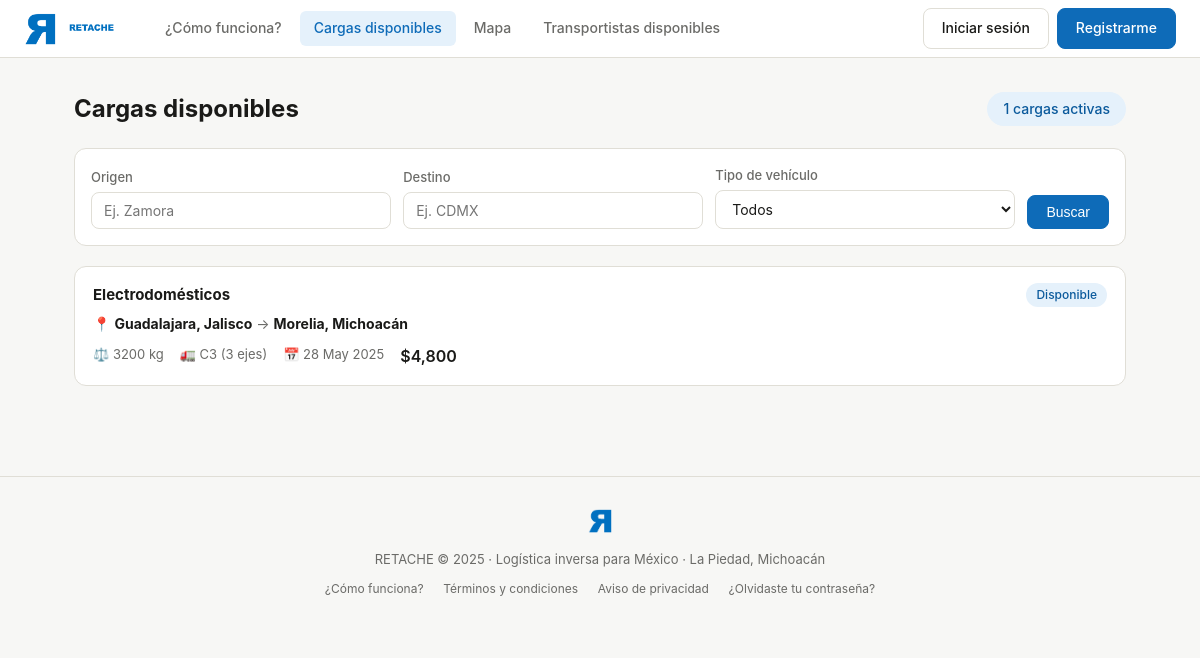
Page /cargas on the earlier database version.
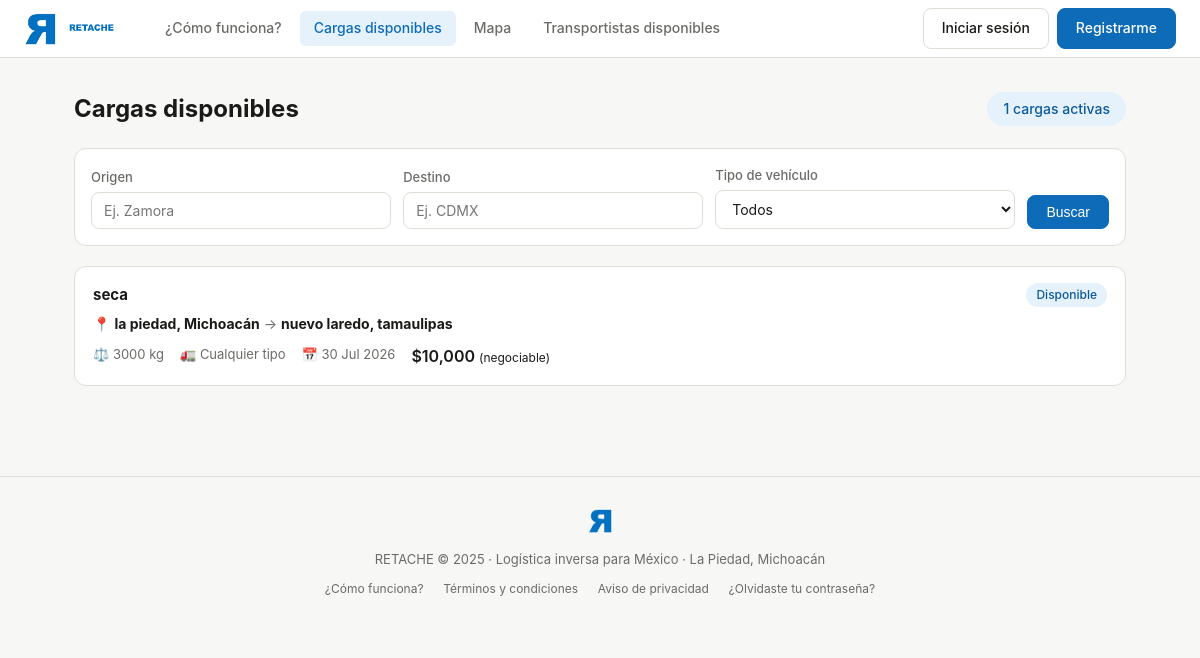
Same page on the later database version.
### models.py (models this page shows)
class Carga(Base):
    __tablename__ = "cargas"
    id = Column(Integer, primary_key=True, index=True)
    empresa_id = Column(Integer, ForeignKey("empresas.id"), nullable=False)
    transportista_id = Column(Integer, ForeignKey("transportistas.id"), nullable=True)
    titulo = Column(String(150), nullable=False)
    descripcion = Column(Text, nullable=True)
    tipo_mercancia = Column(String(100), nullable=False)
    peso_kg = Column(Float, nullable=False)
    volumen_m3 = Column(Float, nullable=True)
    requiere_refrigeracion = Column(Boolean, default=False)
    mercancia_peligrosa = Column(Boolean, default=False)
    origen_ciudad = Column(String(100), nullable=False)
    origen_estado = Column(String(50), nullable=False)
    origen_lat = Column(Float, nullable=True)
    origen_lng = Column(Float, nullable=True)
    destino_ciudad = Column(String(100), nullable=False)
    destino_estado = Column(String(50), nullable=False)
    destino_lat = Column(Float, nullable=True)
    destino_lng = Column(Float, nullable=True)
    fecha_recoleccion = Column(DateTime, nullable=False)
    fecha_entrega_estimada = Column(DateTime, nullable=True)
    tipo_vehiculo_requerido = Column(String(30), nullable=True)
    precio_ofrecido_mxn = Column(Float, nullable=False)
    precio_negociable = Column(Boolean, default=True)
    estado = Column(String(30), default=EstadoCarga.disponible)
    fecha_publicacion = Column(DateTime, server_default=func.now())
    fecha_asignacion = Column(DateTime, nullable=True)
    fecha_completada = Column(DateTime, nullable=True)
    carta_porte_generada = Column(Boolean, default=False)
    carta_porte_uuid = Column(String(100), nullable=True)
    carta_porte_xml = Column(Text, nullable=True)
    empresa = relationship("Empresa", back_populates="cargas_publicadas")
    transportista = relationship("Transportista", back_populates="cargas")
    mensajes = relationship("Mensaje", back_populates="carga")
    resenas = relationship("Resena", back_populates="carga")

### main.py (the view)
@app.get("/cargas", response_class=HTMLResponse)
async def lista_cargas(
    request: Request,
    origen: str = "",
    destino: str = "",
    tipo_vehiculo: str = "",
    db: Session = Depends(get_db),
):
    query = db.query(Carga).filter(Carga.estado == EstadoCarga.disponible)
    if origen:
        query = query.filter(Carga.origen_ciudad.ilike(f"%{origen}%"))
    if destino:
        query = query.filter(Carga.destino_ciudad.ilike(f"%{destino}%"))
    if tipo_vehiculo:
        query = query.filter(Carga.tipo_vehiculo_requerido == tipo_vehiculo)
    cargas = query.order_by(Carga.fecha_publicacion.desc()).all()
    return templates.TemplateResponse("cargas.html", contexto(request, db,
        cargas=cargas,
        filtro_origen=origen,
        filtro_destino=destino,
        filtro_vehiculo=tipo_vehiculo,
    ))

### templates/cargas.html (shortened to what this page needs)
{% extends "base.html" %}
{% block content %}
<div style="display:flex; justify-content:space-between; align-items:center; margin-bottom:20px; flex-wrap:wrap; gap:12px;">
  <h1 style="font-size:24px; font-weight:700;">Cargas disponibles</h1>
  <span class="badge badge-verde" style="font-size:14px; padding:6px 16px;">{{ cargas | length }} cargas activas</span>
</div>
<form method="GET" action="/cargas" style="background:#fff; border:1px solid var(--gris-borde); border-radius:12px; padding:16px; margin-bottom:20px; display:flex; gap:12px; flex-wrap:wrap; align-items:flex-end;">
  <div class="form-group" style="margin:0; flex:1; min-width:140px;">
    <label>Origen</label>
    <input type="text" name="origen" value="{{ filtro_origen }}" placeholder="Ej. Zamora">
  </div>
  <div class="form-group" style="margin:0; flex:1; min-width:140px;">
    <label>Destino</label>
    <input type="text" name="destino" value="{{ filtro_destino }}" placeholder="Ej. CDMX">
  </div>
  <div class="form-group" style="margin:0; flex:1; min-width:160px;">
    <label>Tipo de vehículo</label>
    <select name="tipo_vehiculo">
      <option value="">Todos</option>
    </select>
  </div>
  <button type="submit" class="btn btn-primary">Buscar</button>
</form>
{% for carga in cargas %}
<a href="/cargas/{{ carga.id }}" style="text-decoration:none; display:block;">
  <div class="carga-card">
    <div style="display:flex; justify-content:space-between; margin-bottom:6px;">
      <strong style="color:var(--texto);">{{ carga.tipo_mercancia }}</strong>
      <span class="badge badge-verde">Disponible</span>
    </div>
    <div style="font-size:14px; color:var(--texto-suave); margin-bottom:8px;">📍 <strong style="color:var(--texto);">{{ carga.origen_ciudad }}, {{ carga.origen_estado }}</strong> → <strong style="color:var(--texto);">{{ carga.destino_ciudad }}, {{ carga.destino_estado }}</strong></div>
    <div class="carga-meta">
      <span>⚖️ {{ carga.peso_kg | int }} kg</span>
      <span>🚛 {{ carga.tipo_vehiculo_requerido or 'Cualquier tipo' }}</span>
      <span>📅 {{ carga.fecha_recoleccion.strftime('%d %b %Y') }}</span>
      <span class="carga-precio">${{ "{:,.0f}".format(carga.precio_ofrecido_mxn) }}{% if carga.precio_negociable %} <span style="font-size:12px; font-weight:400;">(negociable)</span>{% endif %}</span>
    </div>
  </div>
</a>
{% endfor %}
{% endblock %}

Differences in the rows shown:
removed Carga: tipo_mercancia "Electrodomésticos", origen_ciudad "Guadalajara", origen_estado "Jalisco", destino_ciudad "Morelia", destino_estado "Michoacán", peso_kg "3200", tipo_vehiculo_requerido "C3 (3 ejes)", fecha_recoleccion "28 May 2025", precio_ofrecido_mxn "4,800"
added Carga: tipo_mercancia "seca", origen_ciudad "la piedad", origen_estado "Michoacán", destino_ciudad "nuevo laredo", destino_estado "tamaulipas", peso_kg "3000", tipo_vehiculo_requerido "Cualquier tipo", fecha_recoleccion "30 Jul 2026", precio_ofrecido_mxn "10,000", precio_negociable "(negociable)"
